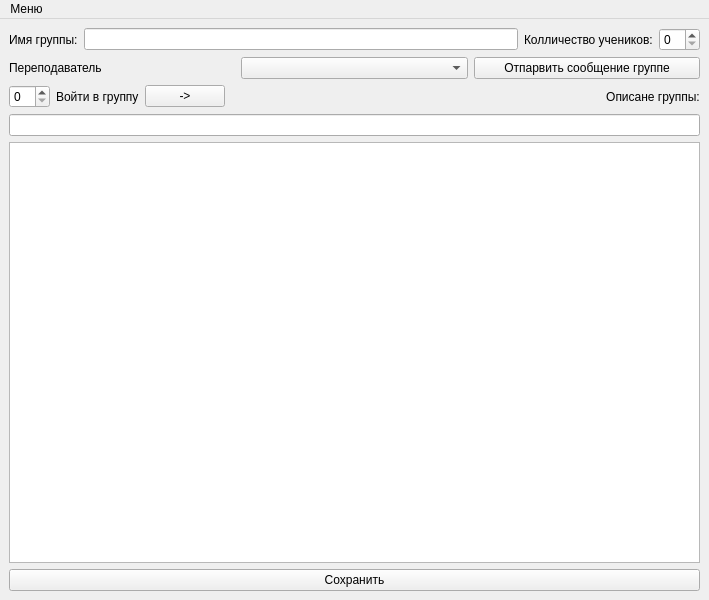
<?xml version="1.0" encoding="UTF-8"?>
<ui version="4.0">
 <class>MainWindow</class>
 <widget class="QMainWindow" name="MainWindow">
  <property name="geometry">
   <rect>
    <x>0</x>
    <y>0</y>
    <width>709</width>
    <height>600</height>
   </rect>
  </property>
  <property name="windowTitle">
   <string>MainWindow</string>
  </property>
  <widget class="QWidget" name="centralwidget">
   <layout class="QHBoxLayout" name="horizontalLayout_3">
    <item>
     <layout class="QVBoxLayout" name="verticalLayout_3">
      <item>
       <layout class="QGridLayout" name="gridLayout_2">
        <item row="0" column="0">
         <widget class="QLabel" name="label">
          <property name="text">
           <string>Имя группы:</string>
          </property>
         </widget>
        </item>
        <item row="0" column="2">
         <widget class="QLabel" name="label_2">
          <property name="text">
           <string>Колличество учеников:</string>
          </property>
         </widget>
        </item>
        <item row="0" column="1">
         <widget class="QLineEdit" name="lineEdit"/>
        </item>
        <item row="0" column="3">
         <widget class="QSpinBox" name="spinBox"/>
        </item>
       </layout>
      </item>
      <item>
       <layout class="QVBoxLayout" name="verticalLayout_4">
        <item>
         <layout class="QHBoxLayout" name="horizontalLayout_2">
          <item>
           <widget class="QLabel" name="label_3">
            <property name="text">
             <string>Переподаватель</string>
            </property>
           </widget>
          </item>
          <item>
           <widget class="QComboBox" name="comboBox"/>
          </item>
          <item>
           <widget class="QPushButton" name="pushButton_3">
            <property name="text">
             <string>Отпарвить сообщение группе</string>
            </property>
           </widget>
          </item>
         </layout>
        </item>
        <item>
         <layout class="QHBoxLayout" name="horizontalLayout_4">
          <item>
           <widget class="QSpinBox" name="spinBox_2"/>
          </item>
          <item>
           <widget class="QLabel" name="label_5">
            <property name="text">
             <string>Войти в группу</string>
            </property>
           </widget>
          </item>
          <item>
           <widget class="QPushButton" name="pushButton_2">
            <property name="text">
             <string>-&gt;</string>
            </property>
           </widget>
          </item>
          <item>
           <spacer name="horizontalSpacer">
            <property name="orientation">
             <enum>Qt::Horizontal</enum>
            </property>
            <property name="sizeHint" stdset="0">
             <size>
              <width>40</width>
              <height>20</height>
             </size>
            </property>
           </spacer>
          </item>
          <item>
           <widget class="QLabel" name="label_4">
            <property name="text">
             <string>Описане группы:</string>
            </property>
            <property name="alignment">
             <set>Qt::AlignCenter</set>
            </property>
           </widget>
          </item>
         </layout>
        </item>
        <item>
         <widget class="QLineEdit" name="lineEdit_2"/>
        </item>
       </layout>
      </item>
      <item>
       <widget class="QTableView" name="tableView"/>
      </item>
      <item>
       <widget class="QPushButton" name="pushButton">
        <property name="layoutDirection">
         <enum>Qt::LeftToRight</enum>
        </property>
        <property name="text">
         <string>Сохранить</string>
        </property>
        <property name="autoDefault">
         <bool>false</bool>
        </property>
        <property name="flat">
         <bool>false</bool>
        </property>
       </widget>
      </item>
     </layout>
    </item>
   </layout>
  </widget>
  <widget class="QMenuBar" name="menuBar">
   <property name="enabled">
    <bool>true</bool>
   </property>
   <property name="geometry">
    <rect>
     <x>0</x>
     <y>0</y>
     <width>709</width>
     <height>26</height>
    </rect>
   </property>
   <widget class="QMenu" name="menu">
    <property name="title">
     <string>Меню</string>
    </property>
    <addaction name="action_2"/>
    <addaction name="action_3"/>
    <addaction name="action"/>
    <addaction name="action_4"/>
   </widget>
   <addaction name="menu"/>
  </widget>
  <action name="action_2">
   <property name="text">
    <string>Создать новую учебную группу</string>
   </property>
  </action>
  <action name="action_3">
   <property name="text">
    <string>Создать преподавателя</string>
   </property>
  </action>
  <action name="action">
   <property name="text">
    <string>История</string>
   </property>
  </action>
  <action name="action_4">
   <property name="text">
    <string>Список всех групп </string>
   </property>
  </action>
 </widget>
 <resources/>
 <connections/>
</ui>
